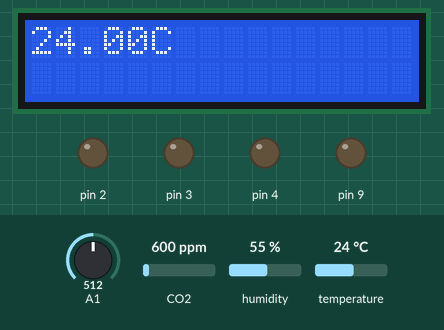
Recording of a sketch running on a simulated Arduino Uno, built with avr-gcc and run on an emulated ATmega328P. On the bench: 16×2 character LCD, output pins drawn as LEDs (lit = HIGH). Inputs (shaded band) come from the test bench; at power-on: temperature 24 °C, A1 = 512, CO2 600 ppm, humidity 55 %. Pins used as bus, display or sensor lines are not drawn; what the sketch prints to the serial monitor is not drawn.

Above: at 5.6 s.
5.7 s: temperature set to 21 °C
At 11.1 s:
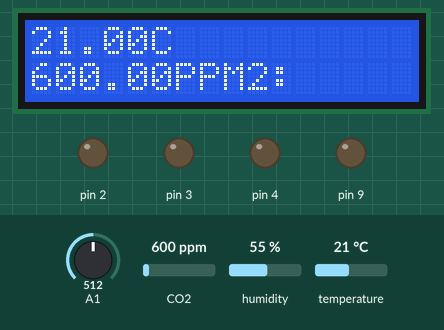
15.9 s: temperature set to 18 °C
At 20.8 s:
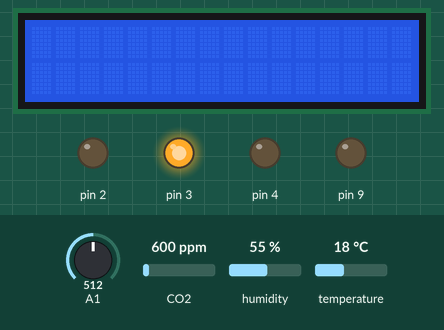
24.2 s: A1 set to 107
29.7 s: A1 set to 95
At 32.8 s:
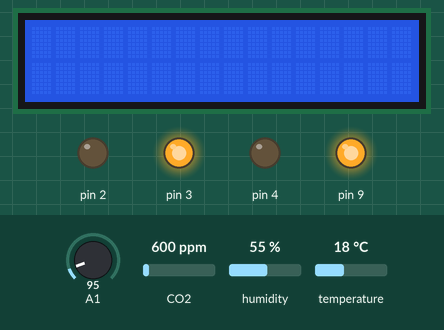
36.6 s: temperature set to 28 °C
At 41.5 s:
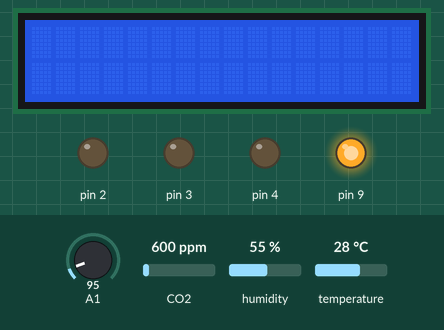
44.9 s: temperature set to 31 °C
At 49.0 s:
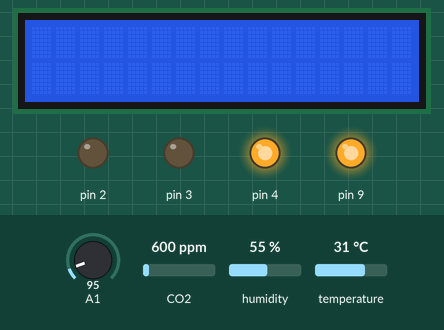
Timing chart, 0 to 50.5 s (numbered marks = the images above; inputs shaded):
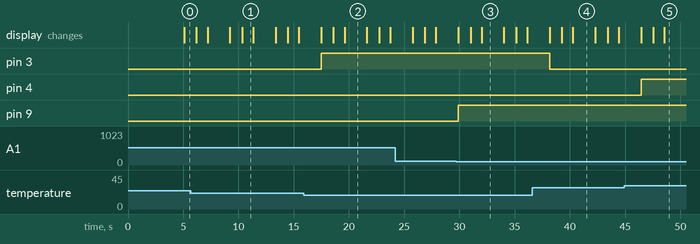

The sketch:

HydrophyteOxygenGeneratorCode.ino
```cpp
#include <SoftwareSerial.h>
#include <LiquidCrystal.h>

#include "DHT.h"
#define DHTPIN A0
#define DHTTYPE DHT11


int baselineTemp = 0;
int sensorValue = 0;
#include "MQ135.h"
#define ANALOGPIN A2    //  Define Analog PIN on Arduino Board
#define RZERO 370.00   //  Define RZERO Calibration Value
MQ135 gasSensor = MQ135(ANALOGPIN);


DHT dht(DHTPIN, DHTTYPE);

LiquidCrystal lcd(12, 11, 10, 8, 7, 6);

void setup() {
  Serial.begin(9600);
  pinMode(A1, INPUT);

  dht.begin(); // initialize the sensor
  lcd.begin(16, 2);

  pinMode(4,OUTPUT);
  pinMode(3,OUTPUT);
  pinMode(5,OUTPUT);
  pinMode(2,OUTPUT);
  pinMode(9, OUTPUT);

  float rzero = gasSensor.getRZero();
  delay(3000);
  Serial.print("MQ135 RZERO Calibration Value : ");
  Serial.println(rzero);
}

void loop() {

  // wait a few seconds between measurements.
  delay(2000);

  // read humidity
  float humi  = dht.readHumidity();
  // read temperature as Celsius
  float tempC = dht.readTemperature();
  // read temperature as Fahrenheit
  float tempF = dht.readTemperature(true);

  // check if any reads failed
  if (isnan(humi) || isnan(tempC) || isnan(tempF)) {
    Serial.println("Failed to read from DHT sensor!");
  } else {
    Serial.print("Humidity: ");
    Serial.print(humi);
    Serial.print("%");

    Serial.print("  |  ");

    Serial.print("Temperature: ");
    Serial.print(tempC);
    Serial.print("°C ~ ");
    Serial.print(tempF);
    Serial.println("°F");

    lcd.setCursor(0,0);
    lcd.print("Temp:");
    lcd.setCursor(0,0);
    lcd.print(tempC);
    lcd.print("C");


  }

   baselineTemp = 20;

   if (tempC < baselineTemp) {

    digitalWrite(4, LOW);
    digitalWrite(3, HIGH);
  }

  if (tempC >= baselineTemp) {
    digitalWrite(4, LOW);
    digitalWrite(3, LOW);
  }

  if (tempC >= baselineTemp + 10) {
    digitalWrite(4, HIGH);
    digitalWrite(3, LOW);
  }

  //photoresistor
  sensorValue = analogRead(A1);

  if (sensorValue < 100) {
   digitalWrite(9, HIGH);
  }

  if (sensorValue > 100) {
    digitalWrite(9, LOW);
  }

  delay(100);

  //CO2 Sensor
  float ppm = gasSensor.getPPM();
  delay(1000);
  Serial.print("CO2 ppm value : ");
  Serial.println(ppm);

  if (ppm < 400) {
    digitalWrite(5, HIGH);
    digitalWrite(2,HIGH);
  }

  if (ppm >= 400){
    digitalWrite(5,HIGH);
    digitalWrite(2,LOW);
  }

  if (ppm >= 600) {
    digitalWrite(5, LOW);
    digitalWrite(2,LOW);
  }

  lcd.setCursor(0,1);
  lcd.print("Jumlah CO2: ");
  lcd.setCursor(0,1);
  lcd.print(ppm);
  lcd.print("PPM");
  delay(1000);
  lcd.clear();

}
```

Measured:
- the behaviour switches between 20 and 19 °C on temperature (found by bisection; images 1 and 2)
- the behaviour switches between 100 and 99 on A1 (found by bisection; images 2 and 3)
- the behaviour switches between 29 and 30 °C on temperature (found by bisection; images 4 and 5)
- after the input at 15.9 s, pin 3: LOW → HIGH after 1.6 s
- after the input at 29.7 s, pin 9: LOW → HIGH after 0.19 s
- after the input at 36.6 s, pin 3: HIGH → LOW after 1.6 s
- after the input at 44.9 s, pin 4: LOW → HIGH after 1.5 s
